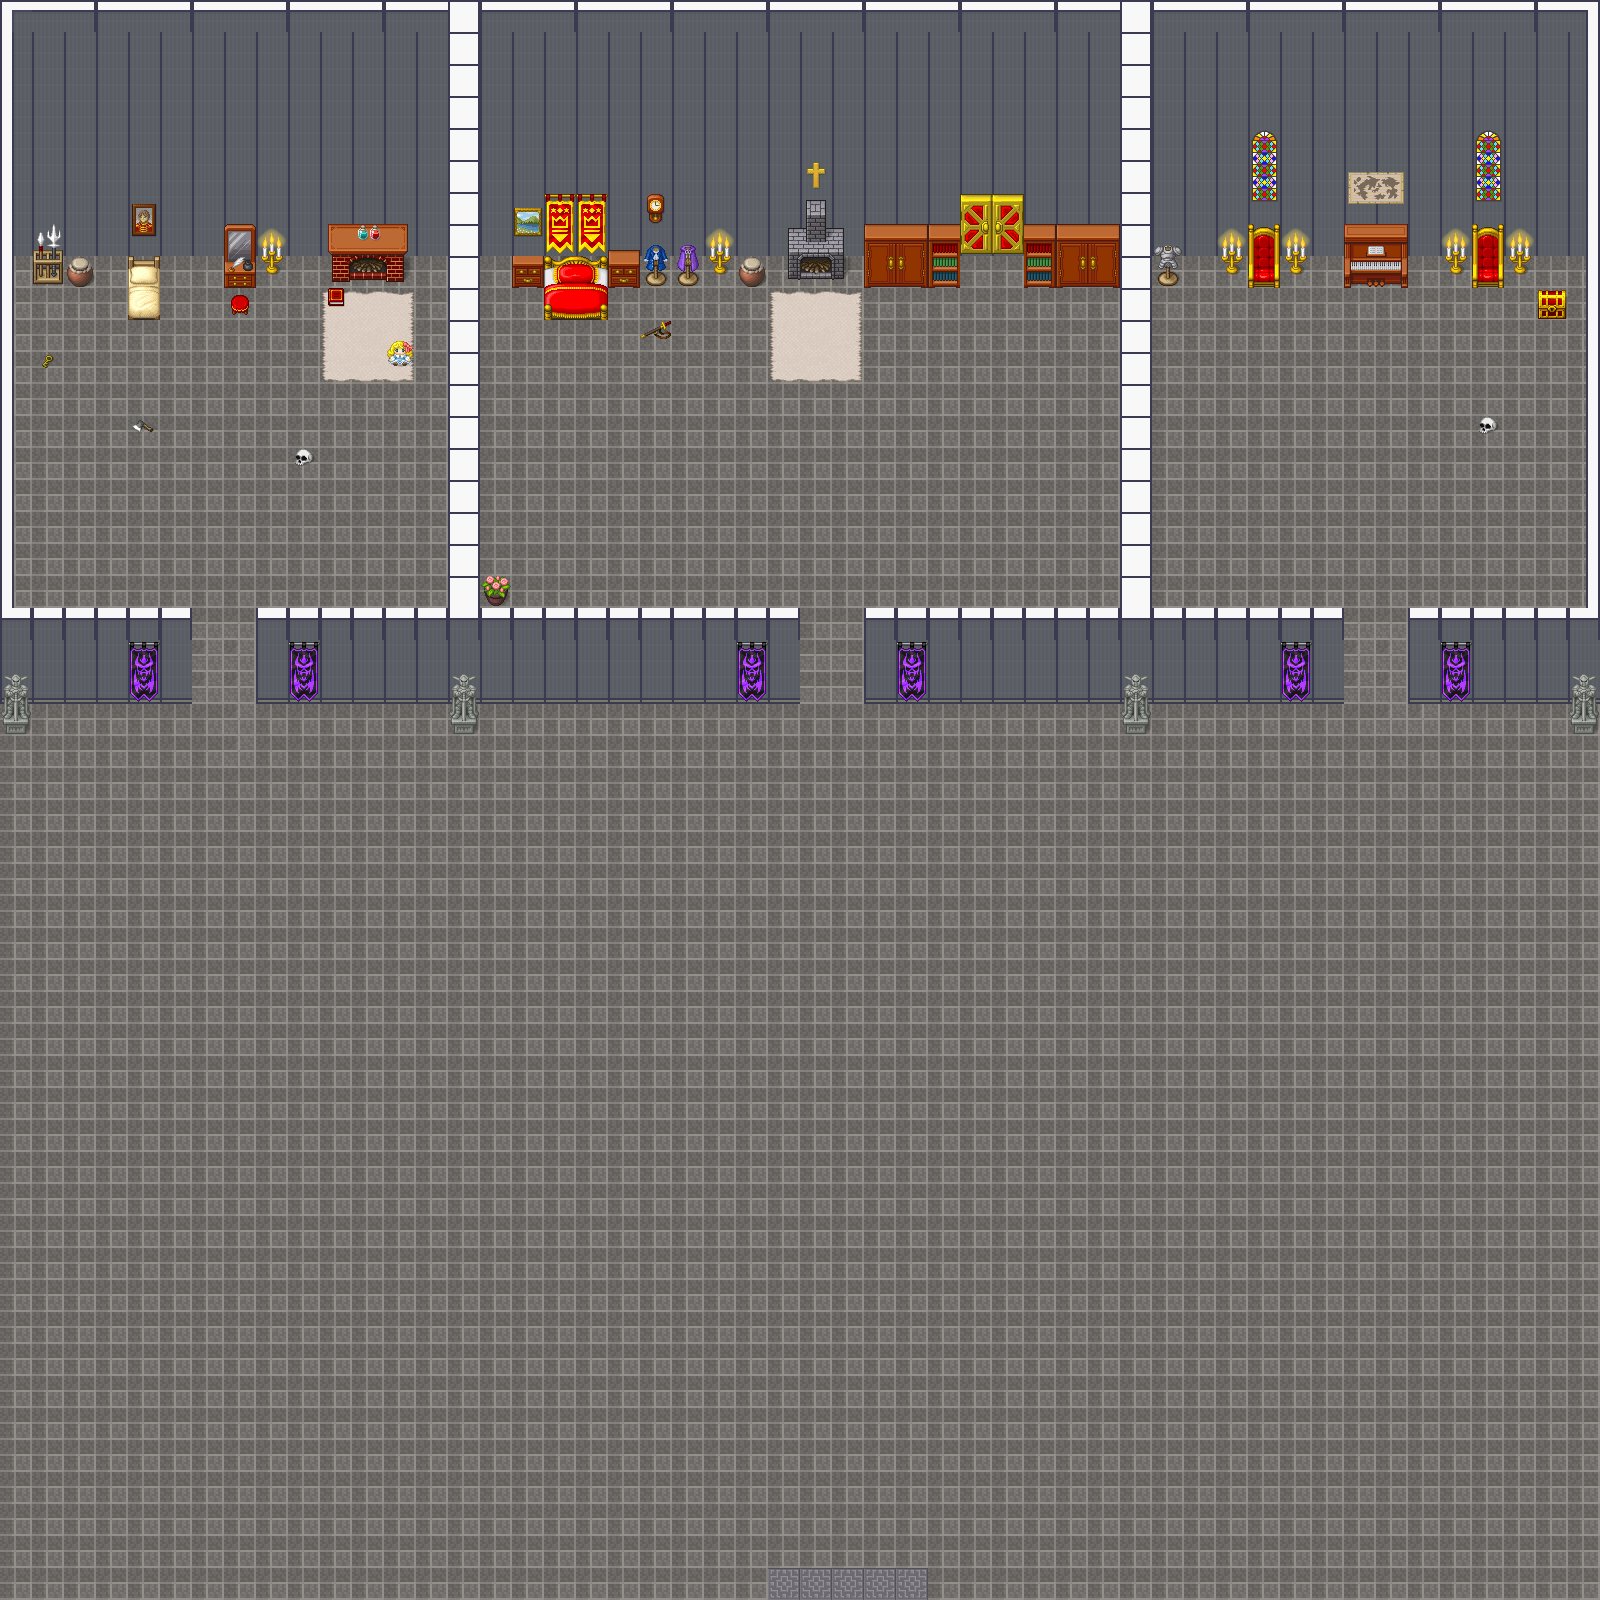

A 2D game scene composited from a Tiled map and its tileset images. What follows is a short description and the map's XML, with each tile layer's data collapsed to a summary:
An orthogonal 50x50 tile map with 32x32 px tiles, 4 tile layers (floor, walls, deco, deco2), 3 tilesets.

<map version="1.10" tiledversion="1.10.2" orientation="orthogonal" renderorder="right-down" width="50" height="50" tilewidth="32" tileheight="32" infinite="0" nextlayerid="5" nextobjectid="1">
 <tileset firstgid="1" name="Castle2" tilewidth="32" tileheight="32" tilecount="256" columns="16">
  <image source="assets/Castle2.png" width="512" height="512" />
 </tileset>
 <tileset firstgid="257" name="pipoya" tilewidth="32" tileheight="32" tilecount="1064" columns="8">
  <image source="assets/pipoya.png" width="256" height="4256" />
 </tileset>
 <tileset firstgid="1321" name="Room_Builder_32x32" tilewidth="32" tileheight="32" tilecount="8284" columns="76">
  <image source="assets/Room_Builder_32x32.png" width="2432" height="3488" />
 </tileset>
 <layer id="1" name="floor" width="50" height="50">
  <data>[2500 cells, 2500 non-empty, 4 distinct tile ids]</data>
 </layer>
 <layer id="2" name="walls" width="50" height="50">
  <data>[2500 cells, 532 non-empty, 6 distinct tile ids]</data>
 </layer>
 <layer id="3" name="deco" width="50" height="50">
  <data>[2500 cells, 192 non-empty, 84 distinct tile ids]</data>
 </layer>
 <layer id="4" name="deco2" width="50" height="50">
  <data>[2500 cells, 30 non-empty, 14 distinct tile ids]</data>
 </layer>
</map>
